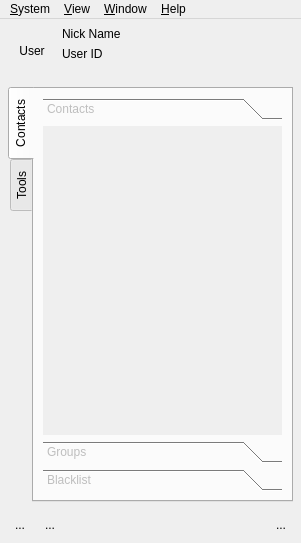
<?xml version="1.0" encoding="UTF-8"?>
<ui version="4.0">
 <class>MainWindowUIClass</class>
 <widget class="QMainWindow" name="MainWindowUIClass">
  <property name="geometry">
   <rect>
    <x>0</x>
    <y>0</y>
    <width>301</width>
    <height>543</height>
   </rect>
  </property>
  <property name="whatsThis">
   <string>Main Window</string>
  </property>
  <widget class="QWidget" name="centralwidget">
   <layout class="QGridLayout" name="gridLayout">
    <property name="margin">
     <number>2</number>
    </property>
    <property name="spacing">
     <number>1</number>
    </property>
    <item row="0" column="0">
     <widget class="QStackedWidget" name="stackedWidget">
      <property name="currentIndex">
       <number>1</number>
      </property>
      <widget class="HEHUI::LoginWidget" name="loginPage"/>
      <widget class="QWidget" name="mainPage">
       <layout class="QGridLayout" name="gridLayout_3">
        <property name="margin">
         <number>3</number>
        </property>
        <item row="0" column="0">
         <widget class="QFrame" name="userInfoFrame">
          <property name="sizePolicy">
           <sizepolicy hsizetype="Preferred" vsizetype="Preferred">
            <horstretch>0</horstretch>
            <verstretch>0</verstretch>
           </sizepolicy>
          </property>
          <property name="minimumSize">
           <size>
            <width>0</width>
            <height>0</height>
           </size>
          </property>
          <property name="frameShape">
           <enum>QFrame::NoFrame</enum>
          </property>
          <property name="frameShadow">
           <enum>QFrame::Plain</enum>
          </property>
          <layout class="QGridLayout" name="gridLayout_2">
           <property name="margin">
            <number>3</number>
           </property>
           <property name="spacing">
            <number>6</number>
           </property>
           <item row="0" column="0" rowspan="3">
            <widget class="QToolButton" name="toolButtonUserFace">
             <property name="minimumSize">
              <size>
               <width>48</width>
               <height>48</height>
              </size>
             </property>
             <property name="autoFillBackground">
              <bool>false</bool>
             </property>
             <property name="text">
              <string>User</string>
             </property>
             <property name="icon">
              <iconset resource="../../../managementsystem/clientservice/resources.qrc">
               <normaloff>:/resources/images/app.png</normaloff>:/resources/images/app.png</iconset>
             </property>
             <property name="iconSize">
              <size>
               <width>48</width>
               <height>48</height>
              </size>
             </property>
             <property name="checkable">
              <bool>false</bool>
             </property>
             <property name="checked">
              <bool>false</bool>
             </property>
             <property name="autoRepeat">
              <bool>false</bool>
             </property>
             <property name="autoExclusive">
              <bool>false</bool>
             </property>
             <property name="autoRaise">
              <bool>true</bool>
             </property>
            </widget>
           </item>
           <item row="0" column="1">
            <widget class="QLabel" name="labelUserNickName">
             <property name="text">
              <string>Nick Name</string>
             </property>
            </widget>
           </item>
           <item row="1" column="1">
            <widget class="QLabel" name="labelUserID">
             <property name="text">
              <string>User ID</string>
             </property>
            </widget>
           </item>
          </layout>
         </widget>
        </item>
        <item row="1" column="0">
         <widget class="QFrame" name="mainFrame">
          <property name="sizePolicy">
           <sizepolicy hsizetype="Expanding" vsizetype="Expanding">
            <horstretch>0</horstretch>
            <verstretch>0</verstretch>
           </sizepolicy>
          </property>
          <property name="frameShape">
           <enum>QFrame::NoFrame</enum>
          </property>
          <property name="frameShadow">
           <enum>QFrame::Plain</enum>
          </property>
          <layout class="QGridLayout" name="gridLayout_4">
           <property name="margin">
            <number>3</number>
           </property>
           <item row="0" column="0">
            <widget class="QTabWidget" name="tabWidget">
             <property name="tabPosition">
              <enum>QTabWidget::West</enum>
             </property>
             <property name="tabShape">
              <enum>QTabWidget::Rounded</enum>
             </property>
             <property name="currentIndex">
              <number>0</number>
             </property>
             <property name="iconSize">
              <size>
               <width>16</width>
               <height>16</height>
              </size>
             </property>
             <widget class="QWidget" name="contactsListTab">
              <property name="sizePolicy">
               <sizepolicy hsizetype="Expanding" vsizetype="Expanding">
                <horstretch>0</horstretch>
                <verstretch>0</verstretch>
               </sizepolicy>
              </property>
              <attribute name="icon">
               <iconset resource="../resources.qrc">
                <normaloff>:/resources/images/contacts.png</normaloff>:/resources/images/contacts.png</iconset>
              </attribute>
              <attribute name="title">
               <string>Contacts</string>
              </attribute>
              <layout class="QGridLayout" name="gridLayout_5">
               <item row="0" column="0">
                <widget class="QToolBox" name="contactsToolBox">
                 <property name="enabled">
                  <bool>false</bool>
                 </property>
                 <property name="sizePolicy">
                  <sizepolicy hsizetype="Expanding" vsizetype="Expanding">
                   <horstretch>0</horstretch>
                   <verstretch>0</verstretch>
                  </sizepolicy>
                 </property>
                 <property name="focusPolicy">
                  <enum>Qt::TabFocus</enum>
                 </property>
                 <property name="currentIndex">
                  <number>0</number>
                 </property>
                 <widget class="QWidget" name="friendsPage">
                  <property name="geometry">
                   <rect>
                    <x>0</x>
                    <y>0</y>
                    <width>239</width>
                    <height>270</height>
                   </rect>
                  </property>
                  <property name="focusPolicy">
                   <enum>Qt::TabFocus</enum>
                  </property>
                  <attribute name="label">
                   <string>Contacts</string>
                  </attribute>
                  <layout class="QGridLayout" name="friendsPageGridLayout">
                   <property name="margin">
                    <number>3</number>
                   </property>
                   <property name="spacing">
                    <number>1</number>
                   </property>
                  </layout>
                 </widget>
                 <widget class="QWidget" name="groupPage">
                  <property name="geometry">
                   <rect>
                    <x>0</x>
                    <y>0</y>
                    <width>112</width>
                    <height>112</height>
                   </rect>
                  </property>
                  <property name="focusPolicy">
                   <enum>Qt::TabFocus</enum>
                  </property>
                  <attribute name="label">
                   <string>Groups</string>
                  </attribute>
                  <layout class="QGridLayout" name="teamPageGridLayout">
                   <item row="0" column="0">
                    <widget class="QListWidget" name="listWidgetGroups"/>
                   </item>
                  </layout>
                 </widget>
                 <widget class="QWidget" name="blacklistPage">
                  <property name="geometry">
                   <rect>
                    <x>0</x>
                    <y>0</y>
                    <width>112</width>
                    <height>112</height>
                   </rect>
                  </property>
                  <property name="focusPolicy">
                   <enum>Qt::TabFocus</enum>
                  </property>
                  <attribute name="label">
                   <string>Blacklist</string>
                  </attribute>
                  <layout class="QGridLayout" name="blacklistPageGridLayout">
                   <item row="0" column="0">
                    <widget class="QListWidget" name="listWidgetBlacklist"/>
                   </item>
                  </layout>
                 </widget>
                </widget>
               </item>
              </layout>
             </widget>
             <widget class="QWidget" name="toolsTab">
              <property name="sizePolicy">
               <sizepolicy hsizetype="Expanding" vsizetype="Expanding">
                <horstretch>0</horstretch>
                <verstretch>0</verstretch>
               </sizepolicy>
              </property>
              <attribute name="icon">
               <iconset resource="../resources.qrc">
                <normaloff>:/resources/images/tools.png</normaloff>:/resources/images/tools.png</iconset>
              </attribute>
              <attribute name="title">
               <string>Tools</string>
              </attribute>
              <layout class="QGridLayout" name="gridLayout_9">
               <property name="margin">
                <number>3</number>
               </property>
               <property name="spacing">
                <number>6</number>
               </property>
              </layout>
             </widget>
            </widget>
           </item>
          </layout>
         </widget>
        </item>
        <item row="2" column="0">
         <widget class="QFrame" name="toolsFrame">
          <property name="frameShape">
           <enum>QFrame::NoFrame</enum>
          </property>
          <property name="frameShadow">
           <enum>QFrame::Plain</enum>
          </property>
          <layout class="QGridLayout" name="gridLayout_6">
           <property name="margin">
            <number>3</number>
           </property>
           <item row="0" column="0">
            <widget class="QToolButton" name="toolButtonSerach">
             <property name="toolTip">
              <string>Search</string>
             </property>
             <property name="statusTip">
              <string>Search</string>
             </property>
             <property name="text">
              <string>...</string>
             </property>
             <property name="icon">
              <iconset resource="../resources.qrc">
               <normaloff>:/resources/images/find.png</normaloff>:/resources/images/find.png</iconset>
             </property>
             <property name="autoRaise">
              <bool>true</bool>
             </property>
            </widget>
           </item>
           <item row="0" column="2">
            <widget class="QToolButton" name="emailToolButton">
             <property name="text">
              <string>...</string>
             </property>
             <property name="icon">
              <iconset resource="../resources.qrc">
               <normaloff>:/resources/images/email.png</normaloff>:/resources/images/email.png</iconset>
             </property>
             <property name="autoRaise">
              <bool>true</bool>
             </property>
            </widget>
           </item>
           <item row="0" column="4">
            <spacer name="horizontalSpacer">
             <property name="orientation">
              <enum>Qt::Horizontal</enum>
             </property>
             <property name="sizeHint" stdset="0">
              <size>
               <width>40</width>
               <height>20</height>
              </size>
             </property>
            </spacer>
           </item>
           <item row="0" column="5">
            <widget class="QToolButton" name="lockToolButton">
             <property name="text">
              <string>...</string>
             </property>
             <property name="icon">
              <iconset resource="../resources.qrc">
               <normaloff>:/resources/images/locked.png</normaloff>:/resources/images/locked.png</iconset>
             </property>
             <property name="autoRaise">
              <bool>true</bool>
             </property>
            </widget>
           </item>
          </layout>
         </widget>
        </item>
       </layout>
      </widget>
     </widget>
    </item>
   </layout>
  </widget>
  <widget class="QMenuBar" name="menubar">
   <property name="geometry">
    <rect>
     <x>0</x>
     <y>0</y>
     <width>301</width>
     <height>28</height>
    </rect>
   </property>
   <widget class="QMenu" name="menuView">
    <property name="title">
     <string>&amp;View</string>
    </property>
    <addaction name="actionShowMinimized"/>
    <addaction name="actionShowMaximized"/>
    <addaction name="actionShowFullScreen"/>
    <addaction name="actionShowNormal"/>
   </widget>
   <widget class="QMenu" name="menuHelp">
    <property name="title">
     <string>&amp;Help</string>
    </property>
    <addaction name="actionHelp"/>
    <addaction name="actionBugReport"/>
    <addaction name="actionAboutQt"/>
    <addaction name="actionAbout"/>
   </widget>
   <widget class="QMenu" name="menuWindow">
    <property name="title">
     <string>&amp;Window</string>
    </property>
    <widget class="QMenu" name="menuSubWindows">
     <property name="title">
      <string>Subwindows</string>
     </property>
    </widget>
    <addaction name="actionCloseSubWindow"/>
    <addaction name="actionCloseAllSubWindows"/>
    <addaction name="separator"/>
    <addaction name="actionTitleSubWindows"/>
    <addaction name="actionCascadeSubWindows"/>
    <addaction name="separator"/>
    <addaction name="actionNextSubWindow"/>
    <addaction name="actionPreviousSubWindow"/>
    <addaction name="separator"/>
    <addaction name="menuSubWindows"/>
   </widget>
   <widget class="QMenu" name="menu_System">
    <property name="title">
     <string>&amp;System</string>
    </property>
    <addaction name="actionQuit"/>
   </widget>
   <addaction name="menu_System"/>
   <addaction name="menuView"/>
   <addaction name="menuWindow"/>
   <addaction name="menuHelp"/>
  </widget>
  <action name="actionQuit">
   <property name="text">
    <string>&amp;Quit</string>
   </property>
   <property name="toolTip">
    <string>Quit</string>
   </property>
   <property name="statusTip">
    <string>Quit</string>
   </property>
   <property name="whatsThis">
    <string>Quit</string>
   </property>
  </action>
  <action name="actionLanguageDefaultEnglish">
   <property name="text">
    <string>Default(English)</string>
   </property>
   <property name="statusTip">
    <string>Default(English)</string>
   </property>
   <property name="whatsThis">
    <string>Default(English)</string>
   </property>
  </action>
  <action name="actionStylePlastique">
   <property name="checkable">
    <bool>true</bool>
   </property>
   <property name="text">
    <string>Plastique</string>
   </property>
   <property name="toolTip">
    <string>Plastique Style</string>
   </property>
   <property name="statusTip">
    <string>Plastique Style</string>
   </property>
   <property name="whatsThis">
    <string>Plastique Style</string>
   </property>
  </action>
  <action name="actionStyleCleanlooks">
   <property name="checkable">
    <bool>true</bool>
   </property>
   <property name="text">
    <string>Cleanlooks</string>
   </property>
   <property name="toolTip">
    <string>Cleanlooks Style</string>
   </property>
   <property name="statusTip">
    <string>Cleanlooks Style</string>
   </property>
   <property name="whatsThis">
    <string>Cleanlooks Style</string>
   </property>
  </action>
  <action name="actionUseStylesPalette">
   <property name="checkable">
    <bool>true</bool>
   </property>
   <property name="text">
    <string>Use Style's Palette</string>
   </property>
   <property name="statusTip">
    <string>Use Style's Palette</string>
   </property>
   <property name="whatsThis">
    <string>Use Style's Palette</string>
   </property>
  </action>
  <action name="actionAbout">
   <property name="icon">
    <iconset resource="../resources.qrc">
     <normaloff>:/resources/images/about.png</normaloff>:/resources/images/about.png</iconset>
   </property>
   <property name="text">
    <string>About</string>
   </property>
   <property name="toolTip">
    <string>About</string>
   </property>
   <property name="statusTip">
    <string>About</string>
   </property>
   <property name="whatsThis">
    <string>About</string>
   </property>
  </action>
  <action name="actionBugReport">
   <property name="icon">
    <iconset resource="../resources.qrc">
     <normaloff>:/resources/images/bugreport.png</normaloff>:/resources/images/bugreport.png</iconset>
   </property>
   <property name="text">
    <string>Bug Report</string>
   </property>
   <property name="toolTip">
    <string>Bug Report</string>
   </property>
   <property name="statusTip">
    <string>Bug Report</string>
   </property>
   <property name="whatsThis">
    <string>Bug Report</string>
   </property>
  </action>
  <action name="actionHelp">
   <property name="icon">
    <iconset resource="../resources.qrc">
     <normaloff>:/resources/images/help.png</normaloff>:/resources/images/help.png</iconset>
   </property>
   <property name="text">
    <string>Help</string>
   </property>
   <property name="statusTip">
    <string>Help</string>
   </property>
   <property name="whatsThis">
    <string>Help</string>
   </property>
  </action>
  <action name="actionSystemConfigure">
   <property name="icon">
    <iconset resource="../resources.qrc">
     <normaloff>:/resources/images/configure.png</normaloff>:/resources/images/configure.png</iconset>
   </property>
   <property name="text">
    <string>System Configure</string>
   </property>
   <property name="toolTip">
    <string>System Configure</string>
   </property>
   <property name="statusTip">
    <string>System Configure</string>
   </property>
   <property name="whatsThis">
    <string>System Configure</string>
   </property>
  </action>
  <action name="actionCloseSubWindow">
   <property name="enabled">
    <bool>false</bool>
   </property>
   <property name="text">
    <string>Close Window</string>
   </property>
   <property name="toolTip">
    <string>Close the active window</string>
   </property>
   <property name="statusTip">
    <string>Close the active window</string>
   </property>
   <property name="whatsThis">
    <string>Close the active window</string>
   </property>
  </action>
  <action name="actionCloseAllSubWindows">
   <property name="enabled">
    <bool>false</bool>
   </property>
   <property name="text">
    <string>Close All Windows</string>
   </property>
   <property name="toolTip">
    <string>Close all the windows</string>
   </property>
   <property name="statusTip">
    <string>Close all the windows</string>
   </property>
   <property name="whatsThis">
    <string>Close all the windows</string>
   </property>
  </action>
  <action name="actionTitleSubWindows">
   <property name="enabled">
    <bool>false</bool>
   </property>
   <property name="text">
    <string>Tile</string>
   </property>
   <property name="toolTip">
    <string>Arranges all child windows in a tile pattern.</string>
   </property>
   <property name="statusTip">
    <string>Arranges all child windows in a tile pattern.</string>
   </property>
   <property name="whatsThis">
    <string>Arranges all child windows in a tile pattern.</string>
   </property>
  </action>
  <action name="actionCascadeSubWindows">
   <property name="enabled">
    <bool>false</bool>
   </property>
   <property name="text">
    <string>Cascade</string>
   </property>
   <property name="toolTip">
    <string>Arranges all the child windows in a cascade pattern.</string>
   </property>
   <property name="statusTip">
    <string>Arranges all the child windows in a cascade pattern.</string>
   </property>
   <property name="whatsThis">
    <string>Arranges all the child windows in a cascade pattern.</string>
   </property>
  </action>
  <action name="actionNextSubWindow">
   <property name="enabled">
    <bool>false</bool>
   </property>
   <property name="text">
    <string>&amp;Next</string>
   </property>
   <property name="toolTip">
    <string>Move the focus to the next window</string>
   </property>
   <property name="statusTip">
    <string>Move the focus to the next window</string>
   </property>
   <property name="whatsThis">
    <string>Move the focus to the next window</string>
   </property>
   <property name="shortcut">
    <string>Ctrl+Right</string>
   </property>
  </action>
  <action name="actionPreviousSubWindow">
   <property name="enabled">
    <bool>false</bool>
   </property>
   <property name="text">
    <string>&amp;Previous</string>
   </property>
   <property name="toolTip">
    <string>Move the focus to the previous window</string>
   </property>
   <property name="statusTip">
    <string>Move the focus to the previous window</string>
   </property>
   <property name="whatsThis">
    <string>Move the focus to the previous window</string>
   </property>
   <property name="shortcut">
    <string>Ctrl+Left</string>
   </property>
  </action>
  <action name="actionShowMinimized">
   <property name="enabled">
    <bool>false</bool>
   </property>
   <property name="text">
    <string>Show Minimized</string>
   </property>
   <property name="toolTip">
    <string>Shows the widget minimized, as an icon.</string>
   </property>
   <property name="statusTip">
    <string>Shows the widget minimized, as an icon.</string>
   </property>
   <property name="whatsThis">
    <string>Shows the widget minimized, as an icon.</string>
   </property>
  </action>
  <action name="actionShowMaximized">
   <property name="enabled">
    <bool>false</bool>
   </property>
   <property name="text">
    <string>Show Maximized</string>
   </property>
   <property name="toolTip">
    <string>Shows the widget maximized.</string>
   </property>
   <property name="statusTip">
    <string>Shows the widget maximized.</string>
   </property>
   <property name="whatsThis">
    <string>Shows the widget maximized.</string>
   </property>
  </action>
  <action name="actionShowNormal">
   <property name="enabled">
    <bool>false</bool>
   </property>
   <property name="text">
    <string>Show Normal</string>
   </property>
   <property name="toolTip">
    <string>Restores the widget after it has been maximized or minimized.</string>
   </property>
   <property name="statusTip">
    <string>Restores the widget after it has been maximized or minimized.</string>
   </property>
   <property name="whatsThis">
    <string>Restores the widget after it has been maximized or minimized.</string>
   </property>
  </action>
  <action name="actionShowFullScreen">
   <property name="enabled">
    <bool>false</bool>
   </property>
   <property name="text">
    <string>Show Full-Screen</string>
   </property>
   <property name="toolTip">
    <string>Shows the widget in full-screen mode.</string>
   </property>
   <property name="statusTip">
    <string>Shows the widget in full-screen mode.</string>
   </property>
   <property name="whatsThis">
    <string>Shows the widget in full-screen mode.</string>
   </property>
  </action>
  <action name="actionAboutQt">
   <property name="text">
    <string>About Qt</string>
   </property>
   <property name="toolTip">
    <string>About Qt</string>
   </property>
  </action>
 </widget>
 <customwidgets>
  <customwidget>
   <class>HEHUI::LoginWidget</class>
   <extends>QWidget</extends>
   <header>../login/loginwidget.h</header>
   <container>1</container>
  </customwidget>
 </customwidgets>
 <tabstops>
  <tabstop>contactsToolBox</tabstop>
  <tabstop>tabWidget</tabstop>
  <tabstop>toolButtonSerach</tabstop>
  <tabstop>emailToolButton</tabstop>
  <tabstop>lockToolButton</tabstop>
  <tabstop>toolButtonUserFace</tabstop>
 </tabstops>
 <resources>
  <include location="../../../managementsystem/clientservice/resources.qrc"/>
  <include location="../resources.qrc"/>
 </resources>
 <connections>
  <connection>
   <sender>actionQuit</sender>
   <signal>triggered()</signal>
   <receiver>MainWindowUIClass</receiver>
   <slot>close()</slot>
   <hints>
    <hint type="sourcelabel">
     <x>-1</x>
     <y>-1</y>
    </hint>
    <hint type="destinationlabel">
     <x>399</x>
     <y>352</y>
    </hint>
   </hints>
  </connection>
  <connection>
   <sender>actionShowMaximized</sender>
   <signal>triggered()</signal>
   <receiver>MainWindowUIClass</receiver>
   <slot>showMaximized()</slot>
   <hints>
    <hint type="sourcelabel">
     <x>-1</x>
     <y>-1</y>
    </hint>
    <hint type="destinationlabel">
     <x>399</x>
     <y>299</y>
    </hint>
   </hints>
  </connection>
  <connection>
   <sender>actionShowMinimized</sender>
   <signal>triggered()</signal>
   <receiver>MainWindowUIClass</receiver>
   <slot>showMinimized()</slot>
   <hints>
    <hint type="sourcelabel">
     <x>-1</x>
     <y>-1</y>
    </hint>
    <hint type="destinationlabel">
     <x>399</x>
     <y>299</y>
    </hint>
   </hints>
  </connection>
  <connection>
   <sender>actionShowNormal</sender>
   <signal>triggered()</signal>
   <receiver>MainWindowUIClass</receiver>
   <slot>showNormal()</slot>
   <hints>
    <hint type="sourcelabel">
     <x>-1</x>
     <y>-1</y>
    </hint>
    <hint type="destinationlabel">
     <x>399</x>
     <y>299</y>
    </hint>
   </hints>
  </connection>
  <connection>
   <sender>actionShowFullScreen</sender>
   <signal>triggered()</signal>
   <receiver>MainWindowUIClass</receiver>
   <slot>showFullScreen()</slot>
   <hints>
    <hint type="sourcelabel">
     <x>-1</x>
     <y>-1</y>
    </hint>
    <hint type="destinationlabel">
     <x>399</x>
     <y>299</y>
    </hint>
   </hints>
  </connection>
 </connections>
</ui>
